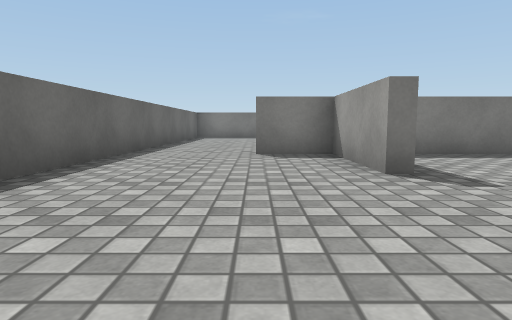
[1] (above)

20 first-person views from a walk through a scene from a Unity 3-D project. The camera is 0.51 m above the floor, tilts 6° down and sees 75° across. The floor is counted in squares, 1 m on a side. Each view is taken from the middle of a square. On the plan, view 1 faces up. The plan holds only what a view shows up to about 9 squares ahead; the rest is blank. The place goes on beyond the plan. The player character is not drawn. Surface patterns are stand-ins for the level's own textures.

[2]
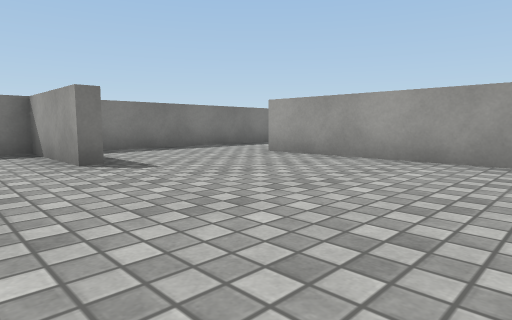

[3]
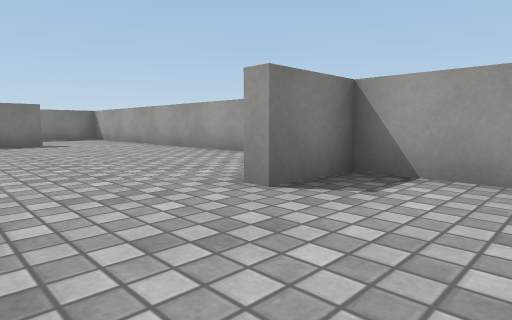

[4]
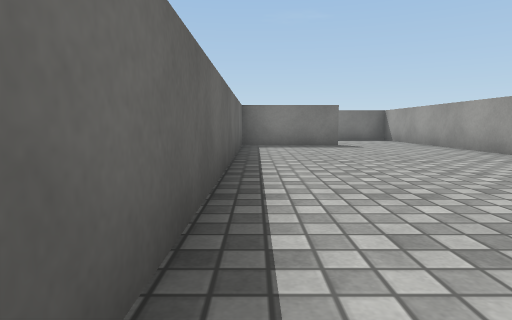

[5]
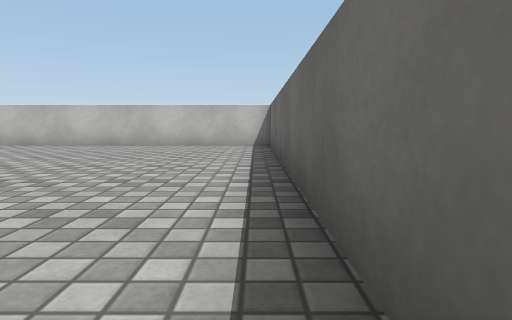

[6]
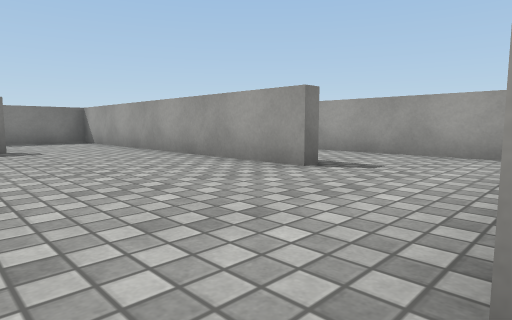

[7]
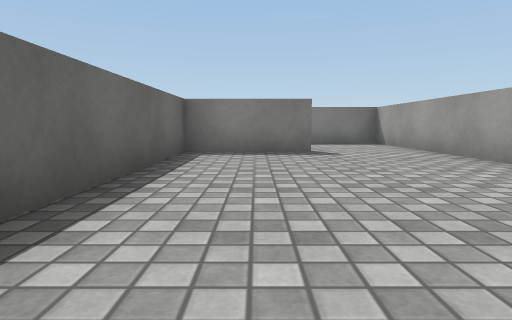

[8]
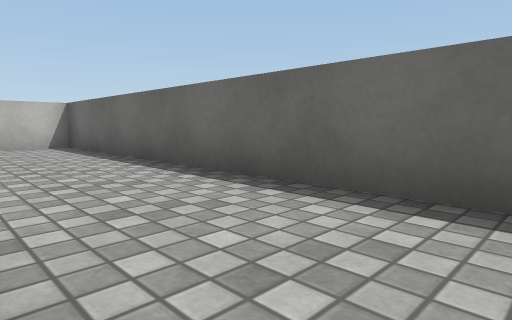

[9]
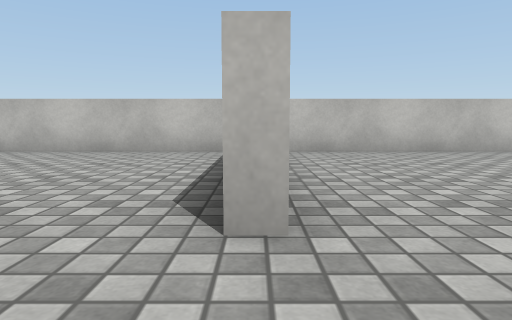

[10]
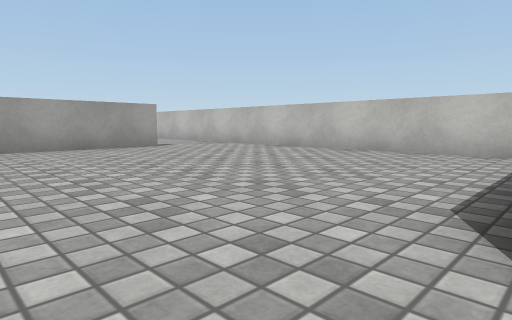

[11]
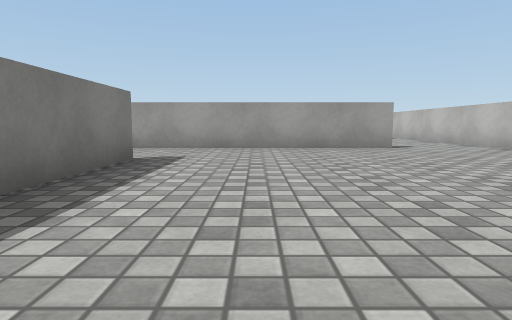

[12]
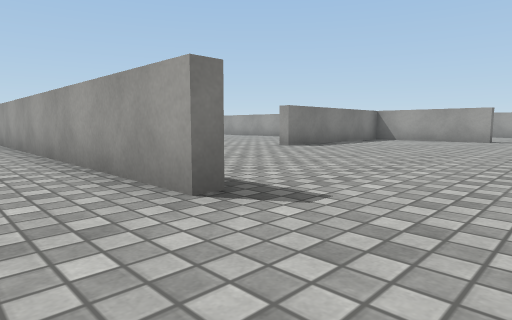

[13]
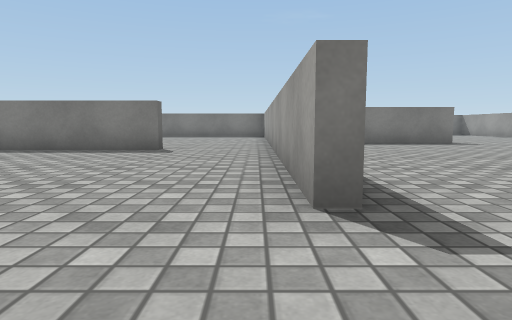

[14]
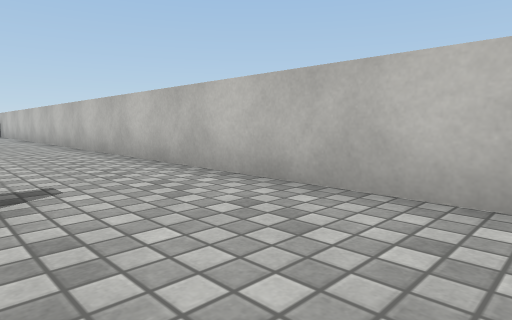

[15]
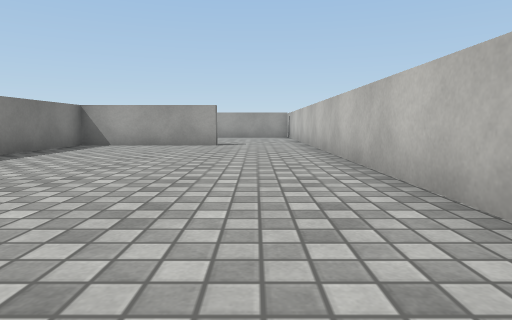

[16]
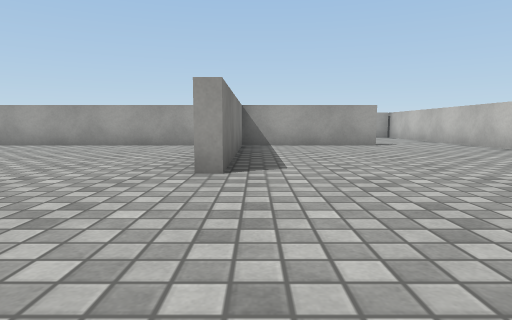

[17]
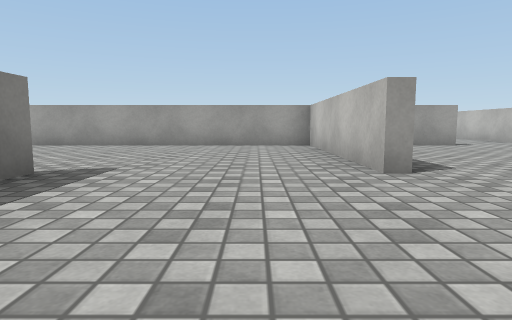

[18]
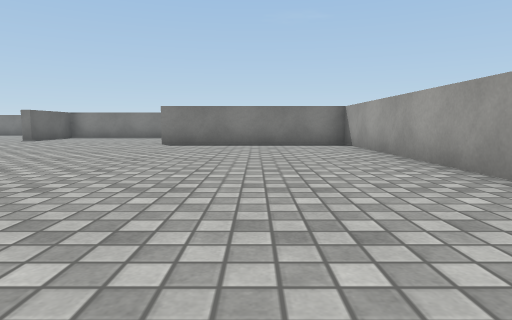

[19]
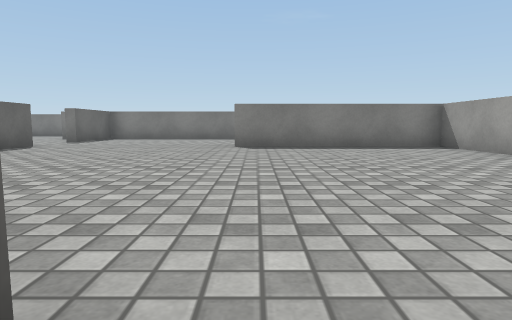

[20]
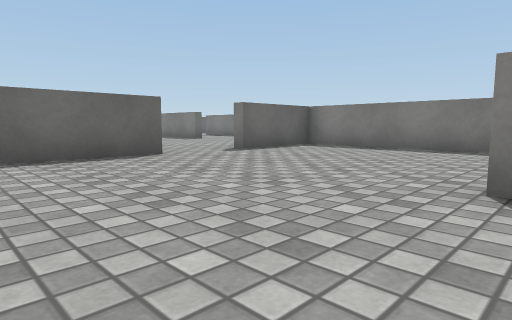

### Floor plan
Points are (right, up) in squares from view 1. A wall is a line through its corners. A room is listed if a view was taken in it or the views show most of it. See-through windows are left out.
Room 1 (views 1, 2, 3, 4, 5, 6, 7, 8, 9, 10, 11)
walls: (1.8, 3.4) (1.4, 3.4) (1.4, 5.8) (0, 5.8) (0, 6.2); (2.8, 8.3) (2.4, 8.3) (2.4, 13.4); (5.5, 5.8) (2.5, 5.8); (4.9, -0.4) (4.9, 3.5) (5.2, 3.5); (0.1, 13.3) (-2.3, 13.3) (-2.3, -1.4) (4.5, -1.4)
ways out: opening at (5, 4.5) to room 2; opening at (1.5, 13); opening at (3, 7.5)
Room 2 (views 12, 13, 14, 15, 16, 17, 18, 19, 20)
walls: (17.5, 8.3) (17, 8.3); (22.4, 1) (22.4, 4.3) (17.5, 4.3) (17.5, 4.6) (22.4, 4.6) (22.4, 15.8) (17.5, 15.8); (12.8, 1) (12.4, 1) (12.4, 6.6); (10, 6.2) (10, 5.8) (5.5, 5.8); (12.7, 16.1) (12.7, 13.6); (16.8, 20.4) (12.7, 20.4) (12.7, 18); (5.6, -1.4) (23.1, -1.4)
ways out: opening at (5, 4.5) to room 1; opening at (11.5, 6); opening at (13, 17)

Positions as (right, up) in squares from view 1, and headings:
1: (0, 0), facing up
2: (0, -1), facing up-right
3: (-2, 4), facing up-right
4: (-2, 5), facing up
5: (-2, 7), facing down
6: (-1, 6), facing up-right
7: (-1, 7), facing up
8: (0, 7), facing down-left
9: (5, 5), facing down
10: (5, 5), facing down-right
11: (5, 4), facing right
12: (11, -1), facing up-right
13: (12, -1), facing up
14: (10, 1), facing down-right
15: (14, 0), facing right
16: (14, 4), facing right
17: (14, 6), facing right
18: (20, 7), facing up
19: (18, 8), facing up
20: (18, 13), facing up-left
